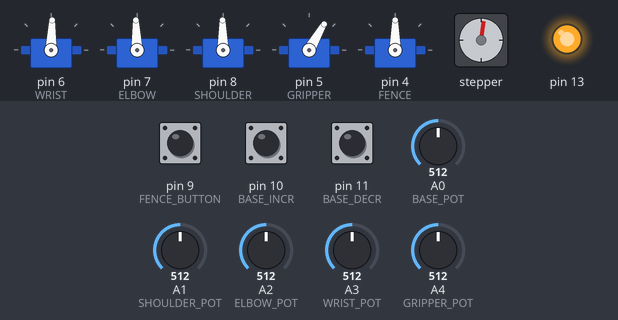
Recording of a sketch running on a simulated Teensy 3. Shown: 5 × servo, stepper motor, output pins drawn as LEDs (lit = HIGH). The test bench sets the inputs (shaded band); at power-on: A0 (BASE_POT) = 512, pin 10 (BASE_INCR) HIGH, pin 11 (BASE_DECR) HIGH, A1 (SHOULDER_POT) = 512, A2 (ELBOW_POT) = 512, A3 (WRIST_POT) = 512, pin 9 (FENCE_BUTTON) HIGH, A4 (GRIPPER_POT) = 512. Stepper angles assume 200 steps per turn.

Above: at 1.2 s.
1.3 s: A0 (BASE_POT) set to 716
At 3.1 s:
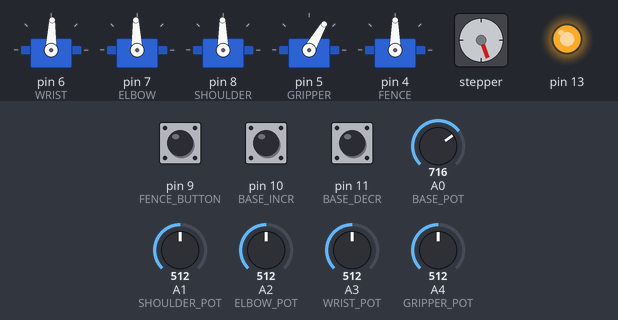
3.4 s: pin 10 (BASE_INCR) pulled LOW for 1 s
At 5.6 s:
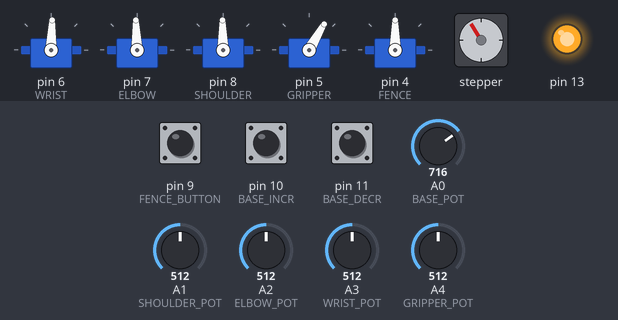
5.9 s: pin 11 (BASE_DECR) pulled LOW for 3.2 s
At 6.37 s:
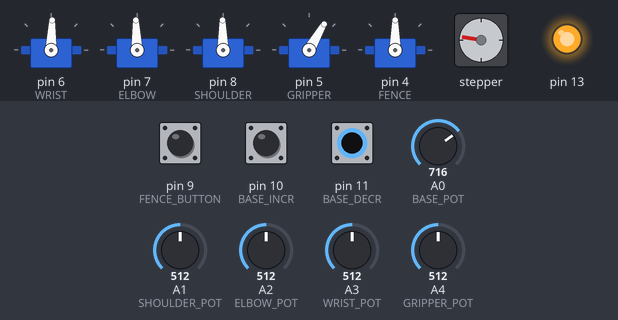
10.6 s: A1 (SHOULDER_POT) set to 716
At 11.1 s:
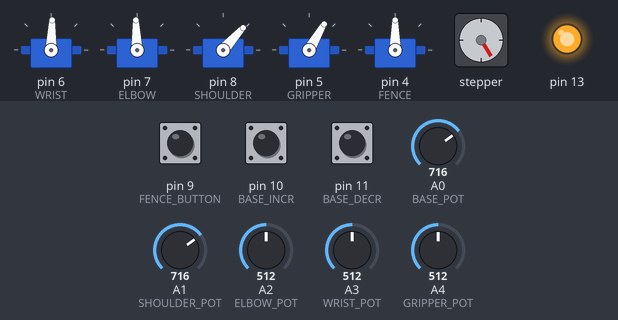
12.1 s: A2 (ELBOW_POT) set to 716
At 13.2 s:
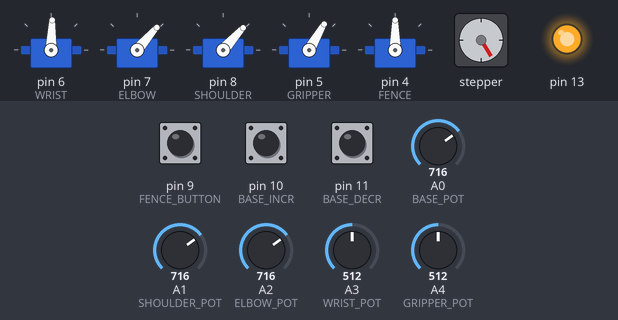
13.6 s: A3 (WRIST_POT) set to 716
At 14.0 s:
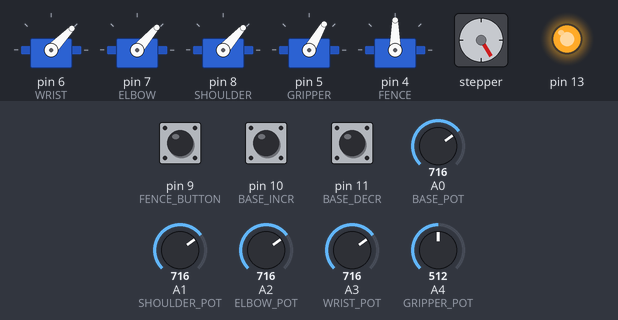
Timing chart, 0 to 16.1 s (numbered marks = the images above; inputs shaded):
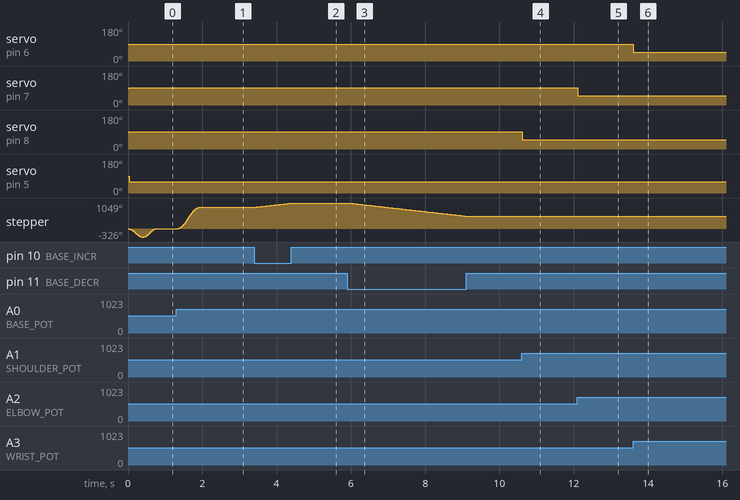

The sketch:

RobotArm.ino
```cpp
#include <Servo.h>
#include <AccelStepper.h>
//#include <PWMServo.h>

//Servo pins (digital)
#define GRIPPER 5
#define WRIST 6
#define ELBOW 7
#define SHOULDER 8
#define FENCE 4

#define BASE_POT A0
#define SHOULDER_POT A1
#define ELBOW_POT A2
#define WRIST_POT A3
#define GRIPPER_POT A4

#define BASE_INCR 10 // pins to incr/decr base stepper
#define BASE_DECR 11

#define FENCE_BUTTON 9

#define MAX_SPEED 10000
#define MAX_ACCEL 5000

// ANGLES DEG
double base;
double shoulder;
double elbow;
double wrist;
double gripper;

double fence=90;

const unsigned int mem_size = 10;
unsigned int base_pot_mem[mem_size];
unsigned int base_pot_index = 0;

// step pin is 2, direction pin is 3
AccelStepper base_stepper(1,2,3);

double base_offset = 0; // changed by buttons so we can reset / manually move stepper

Servo base_servo;
Servo shoulder_servo;
Servo elbow_servo;
Servo wrist_servo;
Servo gripper_servo;

Servo fence_servo;

long last_servo_write = 0;
long last_base_offset = 0;
long last_step = 0;

bool last_button_state = false; // false = unpressed, true = pressed

int activated = 1; // not using activation button

// the setup routine runs once when you press reset:
void setup() {
  Serial.begin(115200);

  wrist_servo.attach(WRIST);
  elbow_servo.attach(ELBOW);
  shoulder_servo.attach(SHOULDER);

  gripper_servo.attach(GRIPPER);

  fence_servo.attach(FENCE);

  base_stepper.setMaxSpeed(MAX_SPEED);
  base_stepper.setAcceleration(MAX_ACCEL);

  last_servo_write = millis();
  last_base_offset = millis();
  last_step = micros();

  pinMode(9,INPUT);

  pinMode(BASE_INCR,INPUT_PULLUP);
  pinMode(BASE_DECR,INPUT_PULLUP);
  pinMode(FENCE_BUTTON,INPUT_PULLUP);

  pinMode(13,OUTPUT);
  digitalWrite(13,HIGH);
}

void readPots() {
  int baseV = analogRead(BASE_POT);
  int shoulderV = analogRead(SHOULDER_POT);
  int elbowV = analogRead(ELBOW_POT);
  int wristV = analogRead(WRIST_POT);
  int gripperV = analogRead(GRIPPER_POT);

  /*
  Serial.print(baseV);
  Serial.print('\t');
  Serial.print(shoulderV);
  Serial.print('\t');
  Serial.print(elbowV);
  Serial.print('\t');
  Serial.print(wristV);
  Serial.print('\t');
  Serial.println(gripperV);
  */

  // tack new value on to array
  base_pot_mem[base_pot_index] = baseV;
  // update index
  base_pot_index++;
  if(base_pot_index >= mem_size) {
    base_pot_index = 0;
  }
  // calc average
  baseV = average_array(base_pot_mem,mem_size);

  //baseV should center around 510
  base = map(baseV,88,931,-1000,1000) + (int)base_offset; // unsure about this mapping (stepper)
  base_stepper.moveTo(base);

  shoulder = map(shoulderV,88,940,180,0); // arm leans backwards when should be upright
  elbow = map(elbowV,88,950,180,0); // elbow too high when should be perp to first alu arm
  // jitter doesn't go away when hardcode elbow
  // elbow still jitters when connected to gripper digital output pin
  wrist = map(wristV,64,936,180,0);
  gripper = map(gripperV,0,1024,0,120); // calibrated for full open/close
}

int average_array(unsigned int *array, int size) {
  int sum = 0;
  for(int i=0; i<size; i++) {
    sum += array[i];
  }
  return sum/size;
}

void writeServos() {
  wrist_servo.write(wrist);
  elbow_servo.write(elbow);
  shoulder_servo.write(shoulder);
  base_servo.write(base);

  gripper_servo.write(gripper);

  fence_servo.write(fence);
}

// with teensy put this on a timer
void writeStepper() {
  base_stepper.run();
}

void moveFence() {
  bool new_button_state = digitalRead(FENCE_BUTTON) == LOW;
  if(!new_button_state & last_button_state) { // button is now unpressed but was pressed before
    fence = (fence == 90) ? 3  : 90; // toggle between 0 and 90
  }
  last_button_state = new_button_state;
}

void offsetBase(double offset) {
  if(digitalRead(BASE_INCR) == LOW) {
    base_offset += offset;
  }
  if(digitalRead(BASE_DECR) == LOW) {
    base_offset -= offset;
  }
}

void printAngles() { // takes 2.2 ms
  Serial.print("Angles\tBase: ");
  Serial.print(base);
  Serial.print("\tShoulder: ");
  Serial.print(shoulder);
  Serial.print("\tElbow:");
  Serial.print(elbow);
  Serial.print("\tWrist: ");
  Serial.print(wrist);
  Serial.print("\tGripper: ");
  Serial.println(gripper);
  //Serial.print('\t');
  //Serial.println(analogRead(GRIPPER_POT));

}

// WARNING: PRINTING ANYTHING TO SERIAL TOTALLY FUCKS THE SERVO TIMING WITH ARDUINO
void loop() {
  if(activated == 0 && digitalRead(9) == LOW) {
    activated = 1;
  }
  if(activated == 1) {
    // 50 HZ LOOP = max update rate of escs

    // 50 hz line up with thing
    if(millis() - last_servo_write > 20) { // TAKES 192 MICROS
      /************/
      //printAngles();
      /************/
      readPots();
      writeServos();
      moveFence();
      last_servo_write = millis();
    }
    // 30hz
    if(millis() - last_base_offset > 20) {
      offsetBase(2.0);
      last_base_offset = millis();
    }
    //As fast as possible
    if(micros() - last_step > 50) {
      writeStepper();
      last_step = micros();
    }
  }
}
```

Measured:
- after the input at 1.3 s, stepper: turns 871° clockwise in 0.62 s, starting at once
- after the input at 3.4 s, stepper: turns 169° clockwise in 1.0 s, starting at once
- after the input at 5.9 s, stepper: turns 540° counter-clockwise in 3.2 s, starting at once
- after the input at 10.6 s, servo on pin 8 (SHOULDER): 91° → 48° at once
- after the input at 12.1 s, servo on pin 7 (ELBOW): 92° → 49° at once
- after the input at 13.6 s, servo on pin 6 (WRIST): 88° → 46° at once
- by itself, stepper: turns 326° counter-clockwise in 0.33 s, then 335° clockwise in 0.35 s
